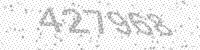
#> input picture tests/test_data/427968.jpeg, 200 x 50 px
$ python -i preprocessing.py   (imports and definitions only)
#> lines starting #> are read from the running program, lines starting #| are printed output that depends on the picture; after the words box and inside, x2 and y2 are one past the last pixel; in counts of white or black regions, pixels touching at a corner belong together
#> further down, picture is the input picture: shape (50, 200, 3); min 142, max 255, mean 237.2
import cv2
import numpy as np


def image_preprocess(image: np.ndarray) -> np.ndarray:
    im_gray = cv2.cvtColor(image, cv2.COLOR_BGR2GRAY)
    ret, im_inv = cv2.threshold(im_gray, 220, 255, cv2.THRESH_BINARY_INV)
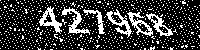
#> im_inv: shape (50, 200); 22.8% white in thin lines or dots
    kernel = 1 / 16 * np.array([[1, 2, 1], [2, 4, 2], [1, 2, 1]])
    im_blur = cv2.filter2D(im_inv, -1, kernel)
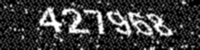
#> im_blur: shape (50, 200); min 0, max 255, mean 58.4
    ret, im_res = cv2.threshold(im_blur, 150, 255, cv2.THRESH_BINARY)
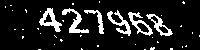
#> im_res: shape (50, 200); 12.4% white; 40 white regions (34 under 20 px), largest, box (x1, y1, x2, y2) and area: (39, 8, 62, 32) 223, (62, 8, 89, 33) 218, (107, 10, 131, 36) 201, (128, 12, 153, 36) 188, (146, 14, 173, 36) 175, (84, 10, 104, 34) 131
    preprocessed_image = cv2.cvtColor(im_res, cv2.COLOR_GRAY2RGB)

    return preprocessed_image

>>> import cv2
>>> picture = cv2.imread('../../tests/test_data/427968.jpeg')
>>> result = image_preprocess(picture)
